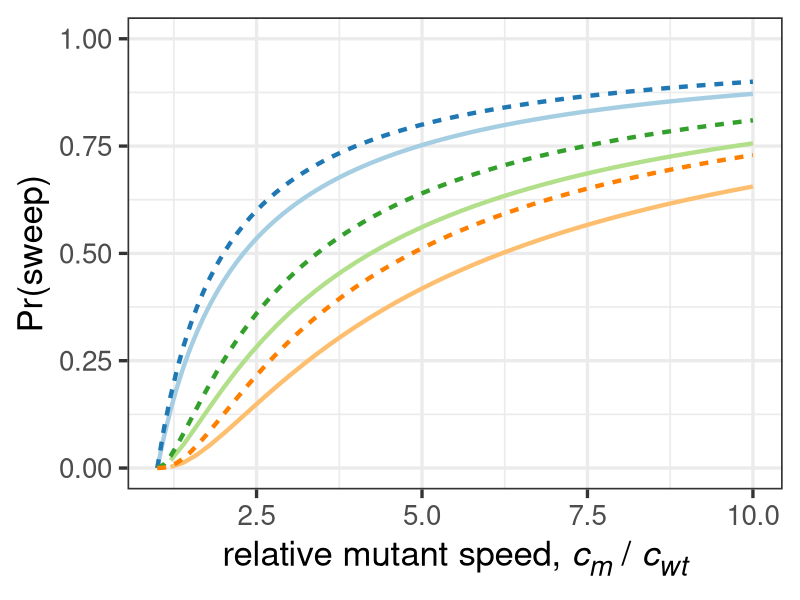
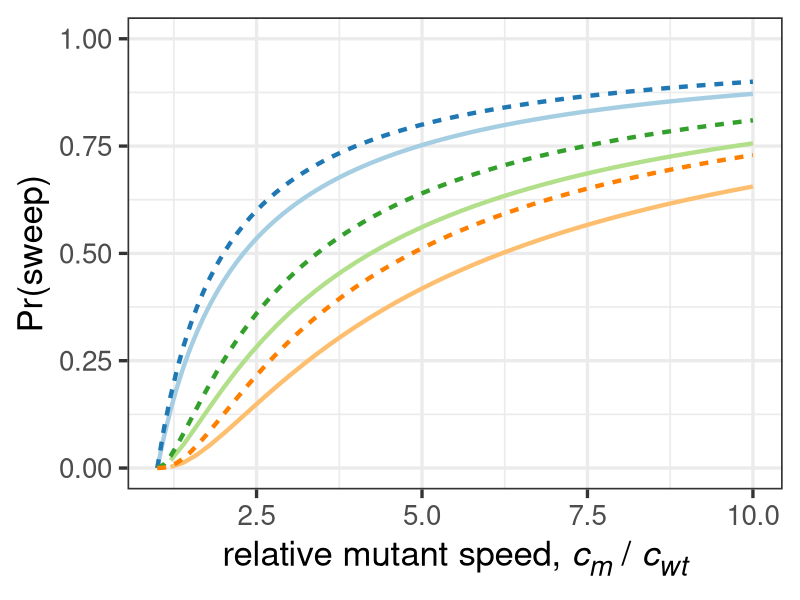

Recreate these plots in R, in order.
# title: Plotting sweep probabilities
# author: Alexander Stein

### libraries
library("tidyverse")
library("ggtext")
library("RColorBrewer")

setwd("/Users/stein02/Desktop/Plots for the Sweeps/Figure_2/")

### Import data

df <- read_csv("numerical_data/sweep probability vs speed ratio c_wt 0.152 mutation rate 2.34e-06 simplifying assumption 0 2.csv")
df <- rename(df, c("ratio"="Speed ratio", "twodim"="2D", "threedim"="3D"))

# Some converting things
df$twodim <- as.complex(df$twodim)
df$twodim <- Re(df$twodim)

df$threedim <- as.complex(df$threedim)
df$threedim <- Re(df$threedim)

### Define paramter ranges
mu = 1e-5

# Approximate analytic results
c_wt <- 1.0
c_m <- 10:100/10
speedratio <- c_m/c_wt
sweep_1D <- ((c_m-c_wt)/c_m)
sweep_2D <- ((c_m-c_wt)/c_m)^2
sweep_3D <- ((c_m-c_wt)/c_m)^3

# Exact result in 1D
beta_prim <- (c_m-c_wt)/c_wt
sweep_exact <- beta_prim/sqrt(1+beta_prim)*atan2(1,sqrt(1+beta_prim))

# PLot data and prediction of f_Y in 2D using "pop_radius_at_first_mut_init"

cols <- brewer.pal(12,"Paired")

ggplot() + 
  geom_line(aes(x=speedratio, y=sweep_exact),col = cols[1], size=1.5) +
  geom_line(aes(x=speedratio, y=sweep_1D),col = cols[2], linewidth=1.5, linetype="22") +
  geom_line(aes(x=df$ratio, y=df$twodim),col = cols[3], size=1.5) +
  geom_line(aes(x=speedratio, y=sweep_2D),col = cols[4], linewidth=1.5, linetype="22") +
  geom_line(aes(x=df$ratio, y=df$threedim),col = cols[7], size=1.5) +
  geom_line(aes(x=speedratio, y=sweep_3D),col = cols[8], linewidth=1.5, linetype="22") +
  labs(x="relative mutant speed, *c<sub>m* / *c<sub>wt*", y="Pr(sweep)") +
  xlim(1,10) + ylim(0,1) +
  theme_bw(base_size = 25) +
  theme(axis.title.x = element_markdown(), axis.title.y = element_markdown(), legend.position = "none")

### Save the figure

fig4B <- ggplot() + 
  geom_line(aes(x=speedratio, y=sweep_exact),col = cols[1], size=1.5) +
  geom_line(aes(x=speedratio, y=sweep_1D),col = cols[2], linewidth=1.5, linetype="22") +
  geom_line(aes(x=df$ratio, y=df$twodim),col = cols[3], size=1.5) +
  geom_line(aes(x=speedratio, y=sweep_2D),col = cols[4], linewidth=1.5, linetype="22") +
  geom_line(aes(x=df$ratio, y=df$threedim),col = cols[7], size=1.5) +
  geom_line(aes(x=speedratio, y=sweep_3D),col = cols[8], linewidth=1.5, linetype="22") +
  labs(x="relative mutant speed, *c<sub>m* / *c<sub>wt*", y="Pr(sweep)") +
  xlim(1,10) + ylim(0,1) +
  theme_bw(base_size = 25) +
  theme(axis.title.x = element_markdown(), axis.title.y = element_markdown(), legend.position = "none")

a = 1.5
ggsave("/Users/stein02/Desktop/Plots for the Sweeps/Figure_2/figures/Sweep.png", fig4B, width = 4^a, height = 3^a)




